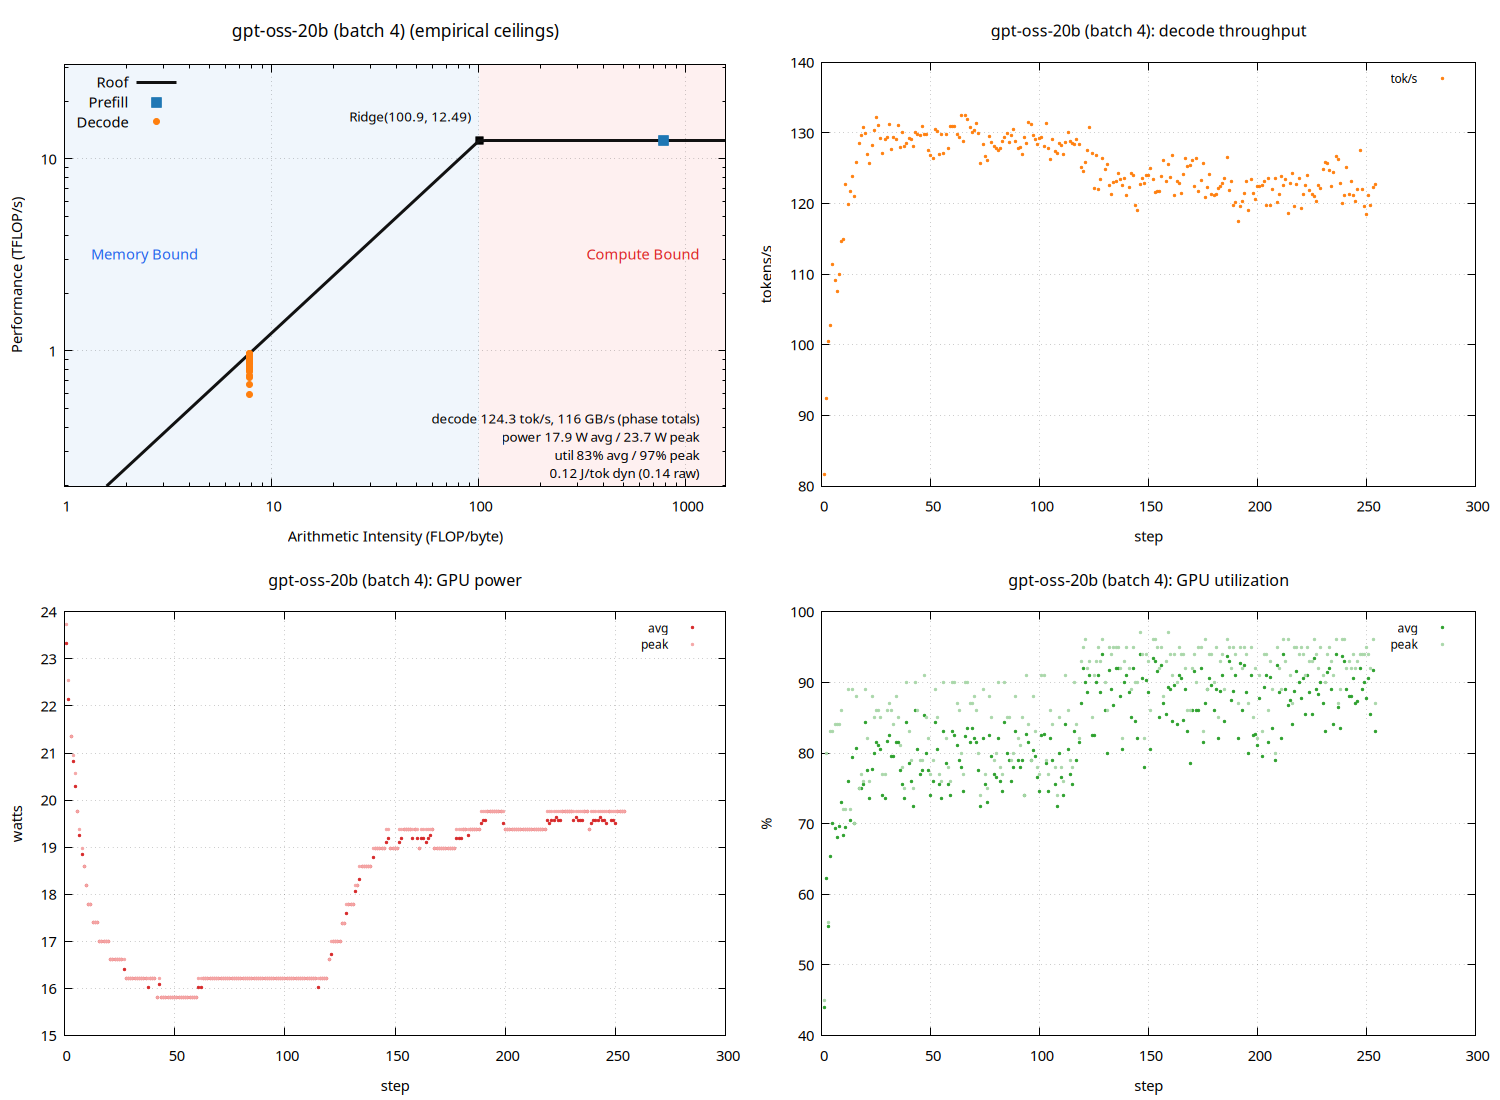

Write gnuplot code to recreate this figure.
set terminal pngcairo size 1500,1100 enhanced font 'Sans,11'
set output 'sweep_thor_vllm/gpt_b004_roofline.png'
set datafile separator "\t"
set datafile missing 'NaN'
set multiplot layout 2,2
unset label
unset object
unset arrow
set title "gpt-oss-20b (batch 4) (empirical ceilings)" font ',13'
set xlabel "Arithmetic Intensity (FLOP/byte)"
set ylabel "Performance (TFLOP/s)"
set logscale xy
set xrange [1:1569.46]
set yrange [0.197669:31.2212]
set grid xtics ytics
set key top left
set object 1 rectangle from graph 0, graph 0 to first 100.932, graph 1 \
    fillcolor rgb '#dce9f7' fillstyle solid 0.45 noborder behind
set object 2 rectangle from first 100.932, graph 0 to graph 1, graph 1 \
    fillcolor rgb '#fbdcdc' fillstyle solid 0.45 noborder behind
set label 1 "Memory Bound" at graph 0.04, graph 0.55 left \
    textcolor rgb '#2563eb' font ',11'
set label 2 "Compute Bound" at graph 0.96, graph 0.55 right \
    textcolor rgb '#dc2626' font ',11'
set label 3 "Ridge(100.9, 12.49)" \
    at first 100.932, first 12.4885 right \
    point pointtype 5 pointsize 1.2 \
    offset character -1.5, character 1 font ',10'
set label 4 "decode 124.3 tok/s, 116 GB/s (phase totals)\npower 17.9 W avg / 23.7 W peak\nutil 83% avg / 97% peak\n0.12 J/tok dyn (0.14 raw)" at graph 0.96, graph 0.16 right font ',10'
peak_t = 12.4885
peak_b = 123.732
roof(x) = (x * peak_b / 1000.0 < peak_t) ? x * peak_b / 1000.0 : peak_t
plot roof(x) with lines linewidth 3 linecolor rgb '#111111' title 'Roof', \
     'sweep_thor_vllm/gpt_b004_roofline.dat' using 3:(strcol(2) eq 'prefill' ? $4 : 1/0) with points \
         pointtype 5 pointsize 1.6 linecolor rgb '#1f77b4' title 'Prefill', \
     'sweep_thor_vllm/gpt_b004_roofline.dat' using 3:(strcol(2) eq 'decode' ? $4 : 1/0) with points \
         pointtype 7 pointsize 1.0 linecolor rgb '#ff7f0e' title 'Decode'

unset label
unset object
unset arrow
unset logscale
set xrange [*:*]
set yrange [*:*]
set title "gpt-oss-20b (batch 4): decode throughput" font ',12'
set xlabel "step"
set ylabel "tokens/s"
set grid xtics ytics
set key top right font ',9'
plot 'sweep_thor_vllm/gpt_b004_roofline.dat' using 1:(strcol(2) eq 'decode' ? $5 : 1/0) with points pointtype 7 pointsize 0.4 linecolor rgb '#ff7f0e' title 'tok/s'

unset label
unset object
unset arrow
unset logscale
set xrange [*:*]
set yrange [*:*]
set title "gpt-oss-20b (batch 4): GPU power" font ',12'
set xlabel "step"
set ylabel "watts"
set grid xtics ytics
set key top right font ',9'
plot 'sweep_thor_vllm/gpt_b004_roofline.dat' using 1:(strcol(2) eq 'decode' ? $6 : 1/0) with points pointtype 7 pointsize 0.4 linecolor rgb '#d62728' title 'avg', \
     'sweep_thor_vllm/gpt_b004_roofline.dat' using 1:(strcol(2) eq 'decode' ? $8 : 1/0) with points pointtype 7 pointsize 0.4 linecolor rgb '#f4a6a6' title 'peak'

unset label
unset object
unset arrow
unset logscale
set xrange [*:*]
set yrange [*:*]
set title "gpt-oss-20b (batch 4): GPU utilization" font ',12'
set xlabel "step"
set ylabel "%"
set grid xtics ytics
set key top right font ',9'
plot 'sweep_thor_vllm/gpt_b004_roofline.dat' using 1:(strcol(2) eq 'decode' ? $7 : 1/0) with points pointtype 7 pointsize 0.4 linecolor rgb '#2ca02c' title 'avg', \
     'sweep_thor_vllm/gpt_b004_roofline.dat' using 1:(strcol(2) eq 'decode' ? $9 : 1/0) with points pointtype 7 pointsize 0.4 linecolor rgb '#a9d7a9' title 'peak'

unset multiplot
